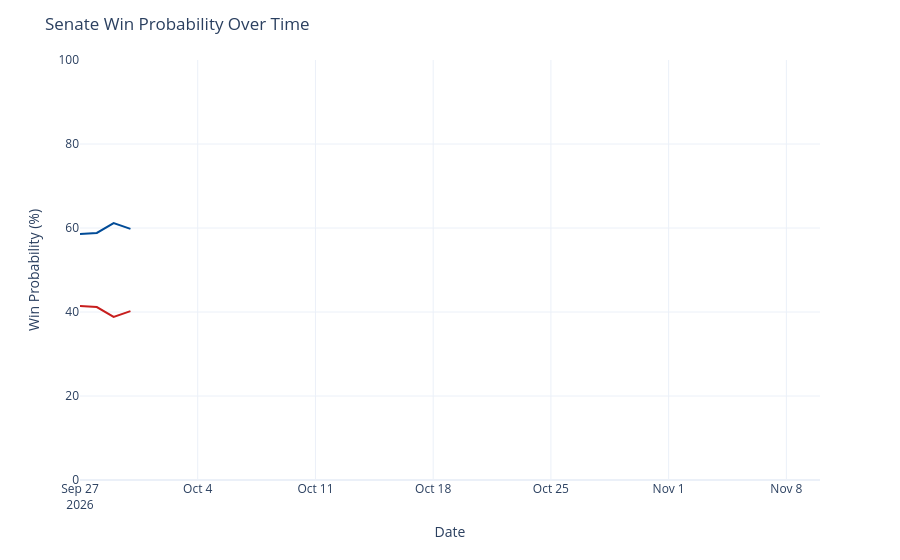

Here is the notebook cell this chart was saved with:
### Code cell
chance_over_time = output_ts[(output_ts['geo'] == 'US Senate') &
                             (output_ts['type'] == 'chance')]
chance_over_time['rep_chance'] = chance_over_time['y'].map(lambda x: 100 - x)
chance_over_time = chance_over_time.rename({'y': 'Democrats', 'rep_chance': 'Republicans'}, axis=1)
chance_time_ser = px.line(chance_over_time, x='date', y=['Democrats', 'Republicans'], template='plotly_white',
                         color_discrete_map={'Democrats': '#004b97', 'Republicans': '#c71e1d'},)
chance_time_ser.update_traces(hovertemplate="%{y:.1f}%")
chance_time_ser.update_layout(
    xaxis=dict(range=[pd.to_datetime('2026-09-27'), pd.to_datetime('2026-11-10')]),
    yaxis=dict(range=[0, 100]),
    xaxis_title='Date',
    yaxis_title='Win Probability (%)',
    title=dict(text="Senate Win Probability Over Time"),
    hovermode="x",
    showlegend=False
)
chance_time_ser

### Figure 1 — Plotly figure (JSON) as saved in the notebook; plotly's stock layout.template omitted (floating-point values rounded to 4 significant figures)
{"data": [{"hovertemplate": "%{y:.1f}%", "legendgroup": "Democrats", "line": {"color": "#004b97", "dash": "solid"}, "marker": {"symbol": "circle"}, "mode": "lines", "name": "Democrats", "orientation": "v", "showlegend": true, "type": "scatter", "x": ["2026-09-27", "2026-09-28", "2026-09-29", "2026-09-30"], "xaxis": "x", "y": [58.6, 58.83, 61.17, 59.8], "yaxis": "y"}, {"hovertemplate": "%{y:.1f}%", "legendgroup": "Republicans", "line": {"color": "#c71e1d", "dash": "solid"}, "marker": {"symbol": "circle"}, "mode": "lines", "name": "Republicans", "orientation": "v", "showlegend": true, "type": "scatter", "x": ["2026-09-27", "2026-09-28", "2026-09-29", "2026-09-30"], "xaxis": "x", "y": [41.4, 41.17, 38.83, 40.2], "yaxis": "y"}], "layout": {"hovermode": "x", "legend": {"title": {"text": "variable"}, "tracegroupgap": 0}, "margin": {"t": 60}, "showlegend": false, "title": {"text": "Senate Win Probability Over Time"}, "xaxis": {"anchor": "y", "domain": [0, 1], "range": ["2026-09-27T00:00:00", "2026-11-10T00:00:00"], "title": {"text": "Date"}}, "yaxis": {"anchor": "x", "domain": [0, 1], "range": [0, 100], "title": {"text": "Win Probability (%)"}}}}
